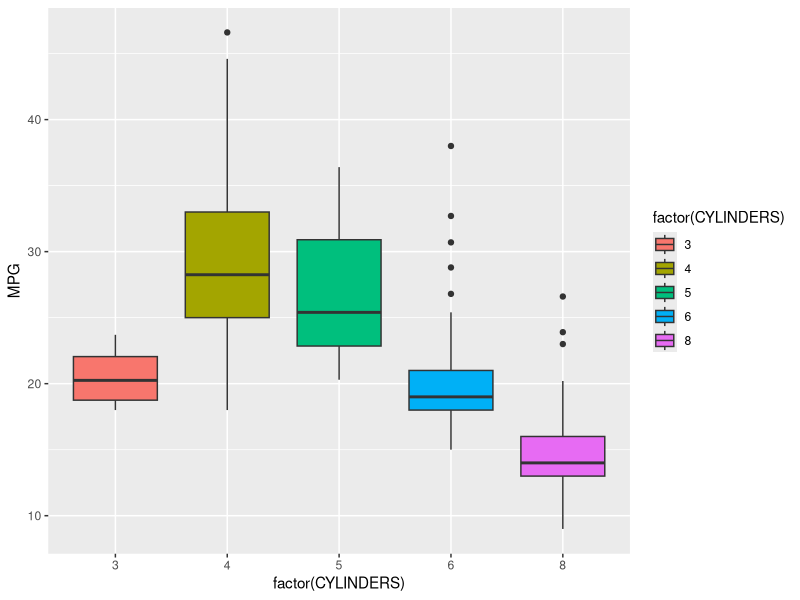
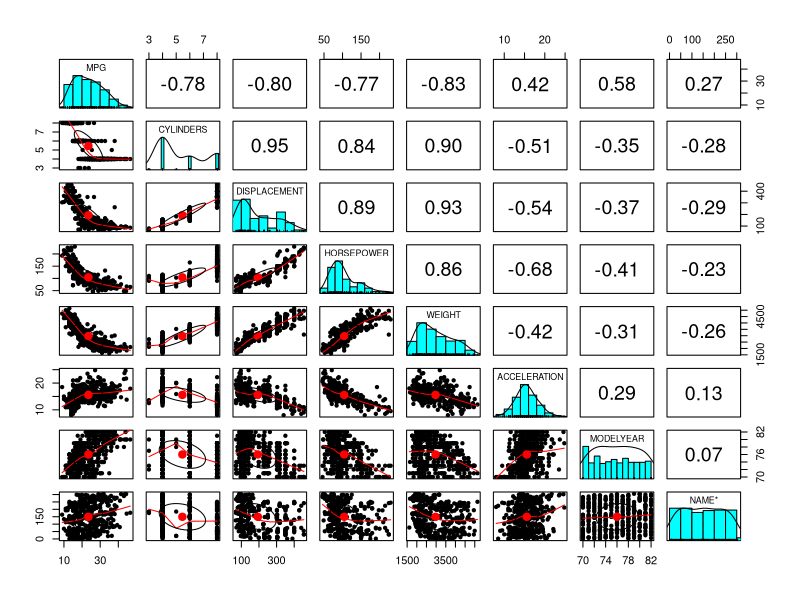
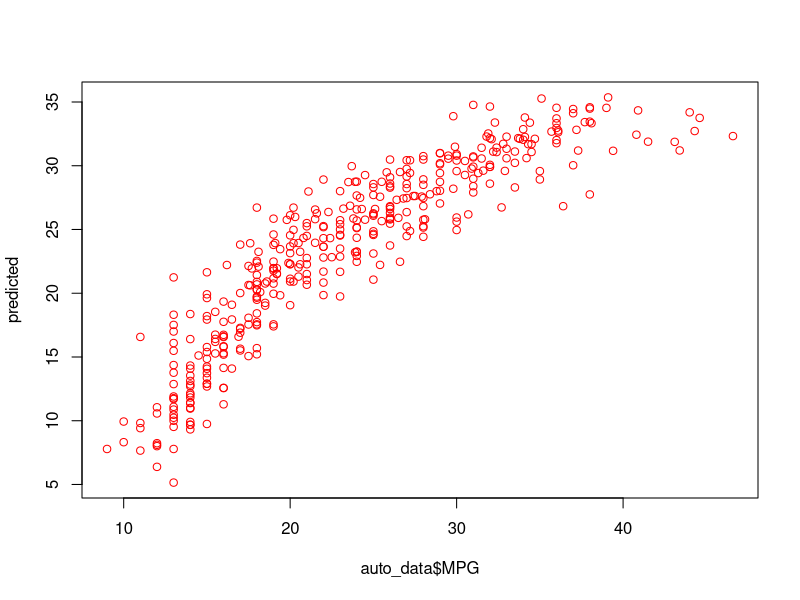

These charts were generated, in order, by the following R code:
setwd("C:/Users/Stephen/Documents/udemy/Data Science with R/Linear Regression")
auto_data <- read.csv("auto-miles-per-gallon.csv")
str(auto_data)
summary(auto_data)

#Replace non-numeric values with the average
auto_data$HORSEPOWER <- as.numeric(auto_data$HORSEPOWER)
auto_data$HORSEPOWER[is.na(auto_data$HORSEPOWER)] <- mean(auto_data$HORSEPOWER, na.rm=TRUE)

summary(auto_data)

#Box and Whisker Plot on Cylinders and MPG
library(ggplot2)
ggplot(auto_data, aes(factor(CYLINDERS), MPG)) + geom_boxplot(aes(fill=factor(CYLINDERS)))

#CORRELATIONS
library(psych)
pairs.panels(auto_data)

#Observation: Cylinders, Displacement, and Weight are highly correlated
#Action: Variable Reduction - Remove 2 from model

auto_data$DISPLACEMENT <- NULL
auto_data$CYLINDERS <- NULL
summary(auto_data)

#Modeling and Prediction
# -6 : Leave out "Names" because the model can't handle text
lm_model <- lm(MPG ~ ., auto_data[,-6])
summary(lm_model)
#Weight and Model Year are significant variables


#Testing the Model
predicted <- predict.lm(lm_model, auto_data)
#Creates a Vector of predicted values
summary(predicted)

#Assessment 1: Plot prediction vs actuals
plot(auto_data$MPG, predicted, col="red")
#Outcome: Predictions are in line with the actual

#Assessment 2: Check correlation
cor(auto_data$MPG, predicted)


